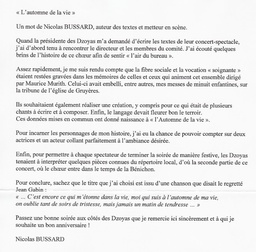
#> input picture testText1.jpg, 256 x 252 px, shrunk from 1382 x 1358 before the run
$ python -i contours.py   (imports and definitions only)   (older library calls are emulated)
#> lines starting #> are read from the running program, lines starting #| are printed output that depends on the picture; after the words box and inside, x2 and y2 are one past the last pixel; in counts of white or black regions, pixels touching at a corner belong together
import numpy as np
import cv2

def CreateBase(filename):
#> called with filename = 'testText1.jpg'
    im = cv2.imread(filename)
#> im is the input picture: shape (252, 256, 3); mean B, G, R 233.5, 233.5, 233.5
    imgray = cv2.cvtColor(im, cv2.COLOR_BGR2GRAY)

    verticalRectKernel = cv2.getStructuringElement(cv2.MORPH_RECT, (1, 7))
    erode = cv2.erode( imgray, verticalRectKernel)
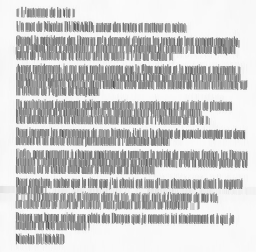
#> erode: shape (252, 256); min 82, max 251, mean 201.3


    ret,thresh = cv2.threshold(erode,150,255,cv2.THRESH_BINARY)
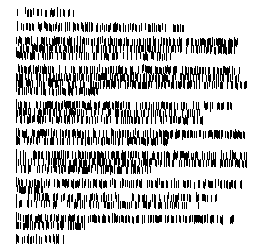
#> thresh: shape (252, 256); 75.6% white; black in thin lines or dots, all inside (x1, y1, x2, y2) = (16, 7, 247, 244)
    ret, imGrayTresh = cv2.threshold(imgray,150,255,cv2.THRESH_BINARY)
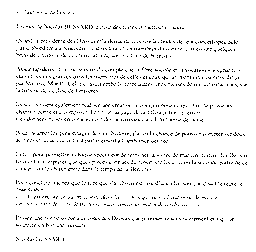
#> imGrayTresh: shape (252, 256); 95.3% white; black in thin lines or dots, all inside (x1, y1, x2, y2) = (16, 10, 247, 241)

    im2,contours,hierarchy = cv2.findContours(thresh,cv2.RETR_TREE,cv2.CHAIN_APPROX_SIMPLE)
#> contours = 606 contours, 241 with area under 20; largest, box (x1, y1, x2, y2) and area: (0, 0, 256, 252) 64005, (177, 65, 202, 90) 430, (109, 64, 130, 90) 370, (47, 64, 64, 97) 320, (110, 149, 127, 175) 275
    rectangles = [cv2.boundingRect(contour) for contour in contours]
#> rectangles = 606 items, first 6: (0, 0, 256, 252), (40, 236, 3, 9), (21, 236, 3, 9), (38, 235, 3, 10), (32, 235, 3, 9), (29, 235, 4, 10)

    #drawRectangles(im, rectangles)
    #cv2.imshow('coutours', im)
    #cv2.waitKey()


    # we want to find rect that are inside other rectangle (we don't want them)
    # but first we need to find the biggest rect and remove it.
    biggestRect = rectangles[0]
#> biggestRect = (0, 0, 256, 252)
    for rect in rectangles:
        if(rectArea(biggestRect) < rectArea(rect)):
            biggestRect = rect
#> this loop made 606 passes

    rectangles.remove(biggestRect)

    removeList = []
    for rect in range(len(rectangles)-1):

        for testRect in range(rect+1, len(rectangles)):
            uRect = unionRect(rectangles[rect], rectangles[testRect])
            if rectEqualrect(rectangles[rect], uRect):
                removeList.append(rectangles[testRect])
            elif rectEqualrect(rectangles[testRect], uRect):
                removeList.append(rectangles[rect])
#> this loop made 604 passes

    # get unique rectangles
    setRemoveList = set(removeList)
    for removeItem in setRemoveList:
        rectangles.remove(removeItem)
#> this loop made 47 passes
#> removeItem on passes 1 to 12: (30, 199, 3, 9), (29, 109, 1, 5), (95, 66, 4, 16), (219, 80, 5, 10), (55, 88, 3, 9), (39, 115, 1, 1), (141, 166, 3, 9), (81, 80, 2, 7), (42, 44, 2, 2), (88, 116, 3, 9), (109, 115, 3, 9), (23, 86, 3, 10)

    # at the end of this algorithm we have the differents rectangles
    # we sort all rectangle by height
    rectangles.sort(key=lambda x: x[1])

    # we want to detect lines
    # so in the first place we get the average height of a letter
    averageH = 0
    for rect in rectangles:
        averageH += rect[3]
#> this loop made 558 passes
#> rect on passes 1 to 3: (56, 6, 3, 12), (24, 6, 3, 9), (49, 7, 7, 11)
    averageH /= len(rectangles)

    # removing ponctuation
    removeList = []
    for rect in rectangles:
        if rect[3] < averageH*3/4:
            removeList.append(rect)

    for item in removeList:
        rectangles.remove(item)
#> this loop made 267 passes
#> item on passes 1 to 3: (24, 6, 3, 9), (32, 7, 3, 9), (67, 8, 4, 10)

    # now we will detect if between two letters there's a gap higher than the average height
    lineStarts = []
    lineStarts.append(0)
    for i in range(len(rectangles)-1):
        if abs(rectangles[i][1]-rectangles[i+1][1]) > averageH/2:
            lineStarts.append(i+1)

    # sort line by lines
    for i in range(len(lineStarts)):
        if i != len(lineStarts)-1:
            tmpLst = rectangles[lineStarts[i]:lineStarts[i+1]-1]
            tmpLst.sort(key=lambda x: x[0])
            rectangles[lineStarts[i]:lineStarts[i + 1] - 1] = tmpLst
        else:
            tmpLst = rectangles[lineStarts[i]:len(rectangles)-1]
            tmpLst.sort(key=lambda x: x[0])
            rectangles[lineStarts[i]:len(rectangles)-1] = tmpLst
#> this loop made 11 passes

    # in this part we detects blanks between words
    spaces = []
    #detect the average space between letter on a line.
    averageSpace = 0
    finalDiv = 0
    for i in range(len(lineStarts)):
        if i != len(lineStarts)-1:
            tmpRects = rectangles[lineStarts[i]:lineStarts[i+1]]
        else:
            tmpRects = rectangles[lineStarts[i]:len(rectangles)-1]

        for rect in range(len(tmpRects)-1):
            averageSpace += abs((tmpRects[rect][0]+tmpRects[rect][2])-(tmpRects[rect+1][0]))
        finalDiv += len(tmpRects)-1
    averageSpace = averageSpace / finalDiv
    # then we detect every space superior to 1/4 the average.
    for i in range(len(lineStarts)):
        if i != len(lineStarts)-1:
            tmpRects = rectangles[lineStarts[i]:lineStarts[i+1]]
        else:
            tmpRects = rectangles[lineStarts[i]:len(rectangles)-1]

        for rect in range(len(tmpRects)-1):
            spacing = abs((tmpRects[rect][0]+tmpRects[rect][2])-(tmpRects[rect+1][0]))
            if spacing > averageSpace/4:
                spaces.append(lineStarts[i]+rect+1)

    drawRectangles(im, rectangles)
#> the loop in drawRectangles, `for rect in rectangles:` made 291 passes
#> rect on passes 1 to 3: (56, 6, 3, 12), (49, 7, 7, 11), (16, 20, 3, 12)
#> after the loop in drawRectangles, `for rect in rectangles:`:
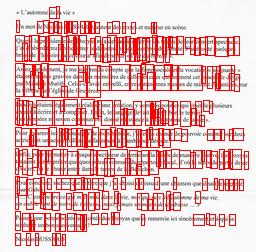
#> image: shape (252, 256, 3); mean B, G, R 189.4, 189.4, 238.3
    cv2.imshow('coutours', im)
    cv2.waitKey()

    # we know that the first 20 are a etc..
    samples = []# np.empty((0, len(rectangles)))
    for rect in rectangles:
        number = imGrayTresh[rect[1]:rect[1]+rect[3], rect[0]:rect[0]+rect[2]]
        number = cv2.resize(number, (10, 10))
        number = number.reshape((1, 10*10))

        samples.append(np.array(number[0]).astype(np.float32))
#> this loop made 291 passes

    samples = np.array(samples)
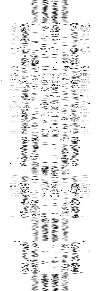
#> samples: shape (291, 100) float32; min 0, max 255, mean 234.7

    # [6 lines of commented-out code are left out]
    responses = np.array([i for i in range(0, 26)]).astype(np.float32)
    responses = np.repeat(responses, 20)

    return samples, responses, lineStarts, spaces, rectangles


def drawRectangles(image, rectangles):
    for rect in rectangles:
        cv2.rectangle(image, (rect[0], rect[1]), (rect[0]+rect[2], rect[1]+rect[3]), (0, 0, 255), 1)

def unionRect(a,b):
    x = min(a[0], b[0])
    y = min(a[1], b[1])
    w = max(a[0] + a[2], b[0] + b[2]) - x
    h = max(a[1] + a[3], b[1] + b[3]) - y
    return (x, y, w, h)

def rectEqualrect(a,b):
    if a[0] == b[0] and a[1] == b[1] and a[2] == b[2] and a[3] == b[3]:
        return True
    else:
        return  False

def rectArea(a):
    return a[2]*a[3]

#CreateBase('BaseminFinal.png')

>>> result = CreateBase('testText1.jpg')
